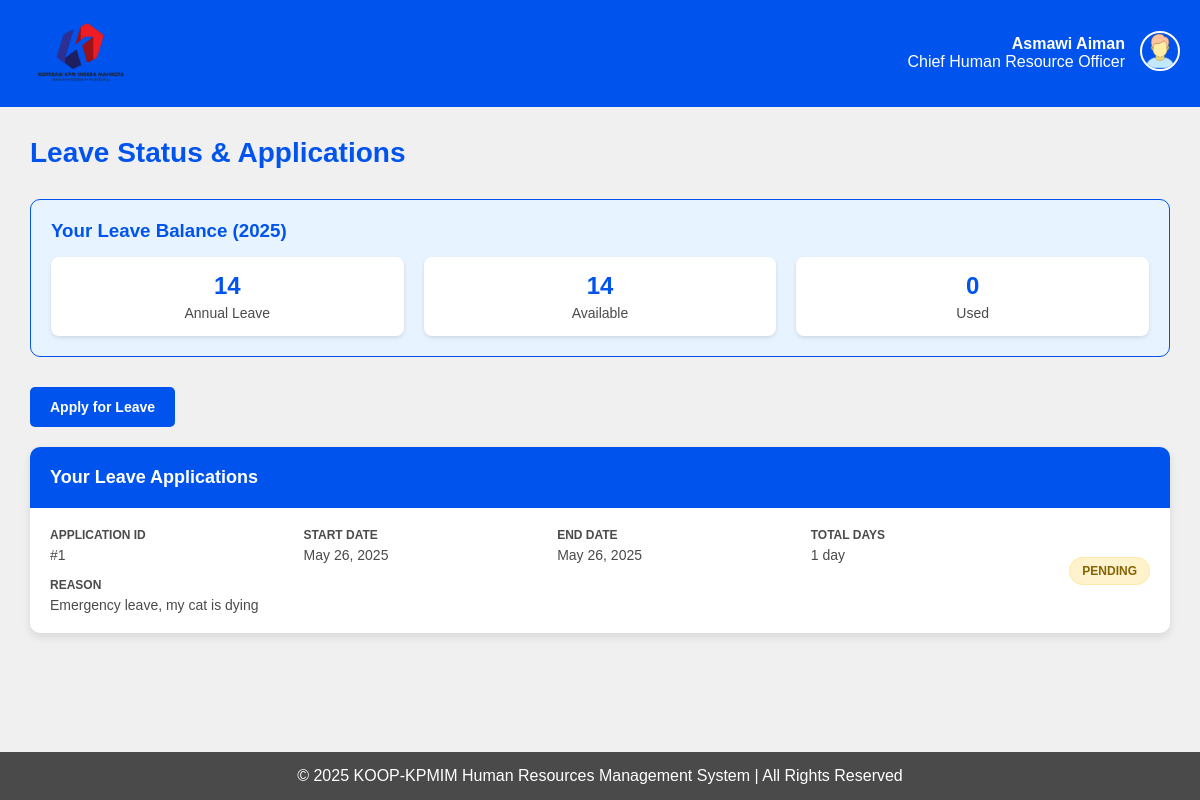
The page /staff/leave/status/ (signed in) on the database as committed earlier.
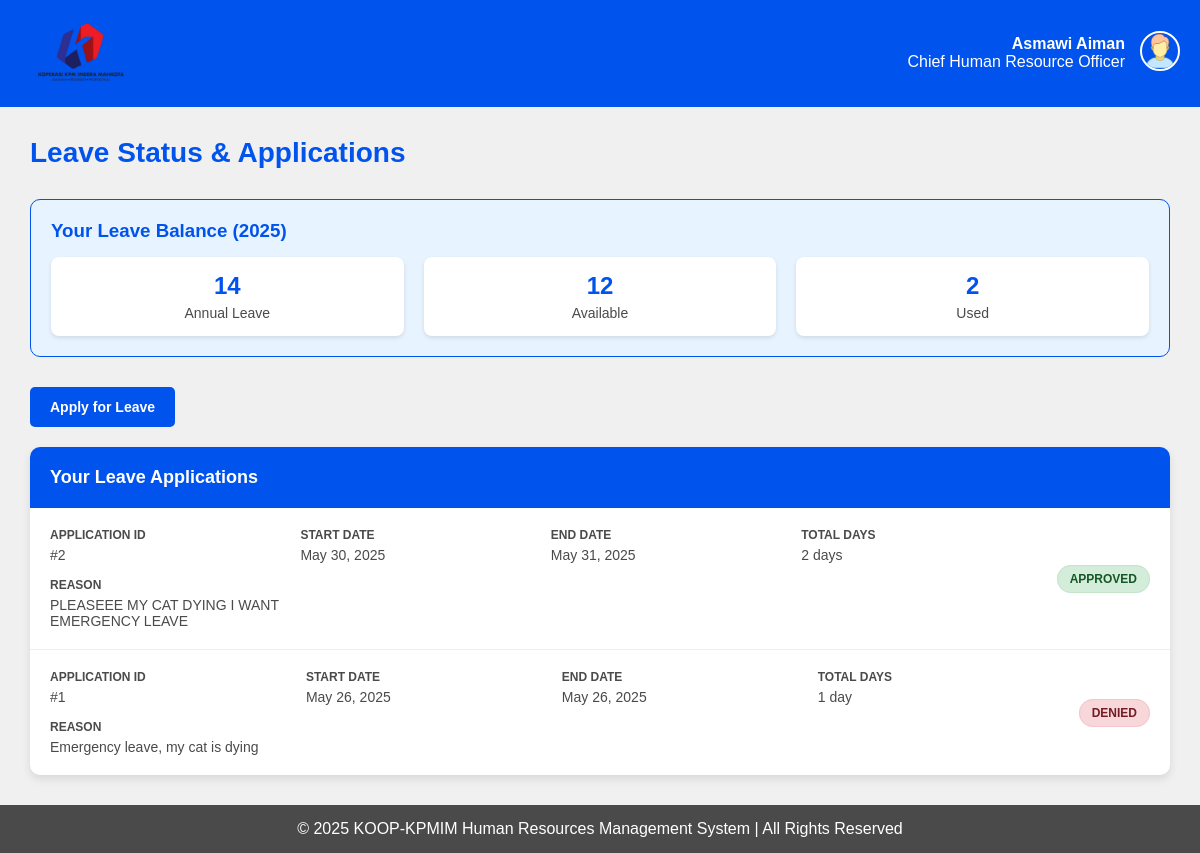
The same page on the database as committed later.
### HRMS/models.py (models this page shows, shortened)
class STAFF(models.Model):
    id = models.TextField(primary_key=True, max_length=12)
    name = models.TextField(default='')
    position = models.TextField(default='')
    phone = models.TextField(default='')
    email = models.EmailField(default='')
    password = models.TextField(default='')
    STATUS = [
        ('',''),
        ('Married','married'),
        ('Single','single'),
    ]
    status = models.TextField(choices=STATUS, default='')
    GENDER = [
        ('',''),
        ('Male', 'male'),
        ('Female', 'female'),
    ]
    gender = models.TextField(choices=GENDER, default='')
    date_of_birth = models.DateField()
    bank_number = models.TextField(default='')
    emergency_contact = models.TextField(default='')

class LEAVE_BALANCE(models.Model):
    id = models.AutoField(primary_key=True)
    staffid = models.OneToOneField(STAFF, on_delete=models.CASCADE, related_name='leave_balance')
    annual_leave = models.IntegerField(default=14)
    leave_available = models.IntegerField(default=14)
    year = models.IntegerField(default=datetime.datetime.now().year)
    last_updated = models.DateTimeField(auto_now=True)
    def reset_annual_leave(self):
        current_year = datetime.datetime.now().year
        if self.year < current_year:
            self.leave_available = self.annual_leave
            self.year = current_year
            self.save()
    def update_leave_available(self):
        self.reset_annual_leave()
        approved_days = TIMEOFF.objects.filter(
            staffid=self.staffid,
            status='Approved',
            start__year=self.year
        ).aggregate(models.Sum('total_days'))['total_days__sum'] or 0
        self.leave_available = self.annual_leave - approved_days
        self.save()

class TIMEOFF(models.Model):
    id = models.AutoField(primary_key=True)
    start = models.DateField()
    end = models.DateField()
    STATUS = [
        ('Pending', 'pending'),
        ('Approved', 'approved'),
        ('Denied','denied'),
    ]
    status = models.TextField(choices=STATUS, default='Pending')
    reason = models.TextField()
    total_days = models.IntegerField(default=0)
    staffid = models.ForeignKey(STAFF, on_delete=models.CASCADE)

### HRMS/views.py (the view)
# urls.py: path('staff/leave/status/', views.staff_leave_status, name='staff_leave_status'),
def staff_leave_status(request):
    if not request.session.get('user_type') == 'staff':
        request.session.flush()
        messages.error(request, "You do not have permission to view this page. Please login again")
        return redirect('login')
    staff_id = request.session.get('user_id')
    try:
        staff = STAFF.objects.get(id=staff_id)
        leave_applications = TIMEOFF.objects.filter(staffid=staff).order_by('-id')
        leave_balance, created = LEAVE_BALANCE.objects.get_or_create(
            staffid=staff,
            defaults={
                'annual_leave': 14,
                'leave_available': 14,
                'year': timezone.now().year
            }
        )
        leave_balance.update_leave_available()
        context = {
            'staff': staff,
            'leave_applications': leave_applications,
            'leave_balance': leave_balance,
        }
        return render(request, 'staff/leave_status.html', context)
    except Exception as e:
        messages.error(request, f"An error occurred: {str(e)}")
        return redirect('staffmenu')

### HRMS/templates/staff/leave_status.html (shortened to what this page needs)
{% load static %}
<!DOCTYPE html>
<html lang="en">
<head>
</head>
<body>
    <header>
        <a href="{% url 'staffmenu' %}">
            <img src="{% static 'img/logo.png' %}" alt="KOOP-KPMIM Logo" class="logo">
        </a>
        <div class="header-right">
            <div class="user-info">
                <div><strong>{{ staff.name }}</strong></div>
                <div>{{ staff.position }}</div>
            </div>
            <div class="user-dropdown">
                <img src="{% static 'img/user.png' %}" alt="User Profile" class="user-image" onclick="toggleDropdown()">
            </div>
        </div>
    </header>
    <main>
        <h1>Leave Status & Applications</h1>
        {% if leave_balance %}
        <div class="leave-balance">
            <h3>Your Leave Balance ({{ leave_balance.year }})</h3>
            <div class="balance-info">
                <div class="balance-item">
                    <div class="balance-number">{{ leave_balance.annual_leave }}</div>
                    <div class="balance-label">Annual Leave</div>
                </div>
                <div class="balance-item">
                    <div class="balance-number">{{ leave_balance.leave_available }}</div>
                    <div class="balance-label">Available</div>
                </div>
                <div class="balance-item">
                    <div class="balance-number">
                        {% widthratio leave_balance.annual_leave 1 1 as annual %}
                        {% widthratio leave_balance.leave_available 1 1 as available %}
                        {% widthratio annual 1 1 as total %}
                        {% widthratio available 1 -1 as negative_available %}
                        {% widthratio total|add:negative_available 1 1|default:0 %}
                    </div>
                    <div class="balance-label">Used</div>
                </div>
            </div>
        </div>
        {% endif %}
        <div class="actions-bar">
            <div>
                <a href="{% url 'staff_leave_application' %}" class="btn">Apply for Leave</a>
            </div>
        </div>
        <div class="applications-container">
            <div class="applications-header">
                Your Leave Applications
            </div>
            <div class="applications-list">
                {% if leave_applications %}
                    {% for application in leave_applications %}
                    <div class="application-item">
                        <div class="application-details">
                            <div class="detail-group">
                                <div class="detail-label">Application ID</div>
                                <div class="detail-value">#{{ application.id }}</div>
                            </div>
                            <div class="detail-group">
                                <div class="detail-label">Start Date</div>
                                <div class="detail-value">{{ application.start|date:"F d, Y" }}</div>
                            </div>
                            <div class="detail-group">
                                <div class="detail-label">End Date</div>
                                <div class="detail-value">{{ application.end|date:"F d, Y" }}</div>
                            </div>
                            <div class="detail-group">
                                <div class="detail-label">Total Days</div>
                                <div class="detail-value">{{ application.total_days }} day{{ application.total_days|pluralize }}</div>
                            </div>
                            <div class="detail-group">
                                <div class="detail-label">Reason</div>
                                <div class="detail-value">{{ application.reason|truncatewords:10 }}</div>
                            </div>
                        </div>
                        <div>
                            {% if application.status == 'Pending' %}
                                <span class="status-badge status-pending">{{ application.status }}</span>
                            {% elif application.status == 'Approved' %}
                                <span class="status-badge status-approved">{{ application.status }}</span>
                            {% elif application.status == 'Denied' %}
                                <span class="status-badge status-denied">{{ application.status }}</span>
                            {% endif %}
                        </div>
                    </div>
                    {% endfor %}
                {% endif %}
            </div>
        </div>
    </main>
    <footer>
        <p>&copy; 2025 KOOP-KPMIM Human Resources Management System | All Rights Reserved</p>
    </footer>
</body>
</html>

### HRMS/templates/staff/leave_status.html (style rules this page uses)
:root { --primary-color: #F0F0F0; --secondary-color: #0053ED; --accent-color: #E90000; --text-color: #4A4A4A; }
* { margin: 0; padding: 0; box-sizing: border-box; font-family: Arial, sans-serif; }
body { background-color: var(--primary-color); color: var(--text-color); min-height: 100vh; display: flex; flex-direction: column; }
header { background-color: var(--secondary-color); color: white; padding: 20px; display: flex; justify-content: space-between; align-items: center; }
.logo { width: 120px; height: auto; }
.header-right { display: flex; align-items: center; }
.user-info { margin-right: 15px; text-align: right; }
.user-dropdown { position: relative; display: inline-block; }
.user-image { width: 40px; height: 40px; border-radius: 50%; cursor: pointer; border: 2px solid white; }
main { flex: 1; padding: 30px; max-width: 1200px; margin: 0 auto; width: 100%; }
h1 { color: var(--secondary-color); margin-bottom: 30px; font-size: 28px; }
.leave-balance { background-color: #e7f3ff; border: 1px solid var(--secondary-color); border-radius: 10px; padding: 20px; margin-bottom: 30px; }
.leave-balance h3 { color: var(--secondary-color); margin-bottom: 15px; }
.balance-info { display: grid; grid-template-columns: repeat(auto-fit, minmax(150px, 1fr)); gap: 20px; }
.balance-item { text-align: center; background: white; padding: 15px; border-radius: 8px; box-shadow: 0 2px 4px rgba(0,0,0,0.1); }
.balance-number { font-size: 24px; font-weight: bold; color: var(--secondary-color); }
.balance-label { font-size: 14px; color: var(--text-color); margin-top: 5px; }
.actions-bar { display: flex; justify-content: space-between; align-items: center; margin-bottom: 20px; flex-wrap: wrap; gap: 15px; }
.btn { background-color: var(--secondary-color); color: white; border: none; padding: 12px 20px; border-radius: 5px; cursor: pointer; font-weight: bold; font-size: 14px; text-decoration: none; display: inline-block; transition: all 0.3s ease; }
.applications-container { background: white; border-radius: 10px; box-shadow: 0 4px 8px rgba(0, 0, 0, 0.1); overflow: hidden; }
.applications-header { background-color: var(--secondary-color); color: white; padding: 20px; font-size: 18px; font-weight: bold; }
.applications-list { padding: 0; }
.application-item { padding: 20px; border-bottom: 1px solid #eee; display: grid; grid-template-columns: 1fr auto; gap: 20px; align-items: center; }
.application-item:last-child { border-bottom: none; }
.application-details { display: grid; grid-template-columns: repeat(auto-fit, minmax(200px, 1fr)); gap: 15px; }
.detail-group { display: flex; flex-direction: column; }
.detail-label { font-weight: bold; color: var(--text-color); font-size: 12px; text-transform: uppercase; margin-bottom: 5px; }
.detail-value { color: var(--text-color); font-size: 14px; }
.status-badge { padding: 6px 12px; border-radius: 20px; font-size: 12px; font-weight: bold; text-transform: uppercase; }
.status-approved { background-color: #d4edda; color: #155724; border: 1px solid #c3e6cb; }
.status-denied { background-color: #f8d7da; color: #721c24; border: 1px solid #f5c6cb; }
footer { background-color: var(--text-color); color: white; text-align: center; padding: 15px; margin-top: auto; }

Rows that differ between the two databases and show on the page:
changed LEAVE_BALANCE: leave_available "14" → "12"
added TIMEOFF: id "2", start "May 30, 2025", end "May 31, 2025", total_days "2", reason "PLEASEEE MY CAT DYING I WANT EMERGENCY LEAVE", status "APPROVED"
changed TIMEOFF "Emergency leave, my cat is dying": status "PENDING" → "DENIED"
Other text that changed with them:
text no longer shown: "0"
text now shown: "2"
